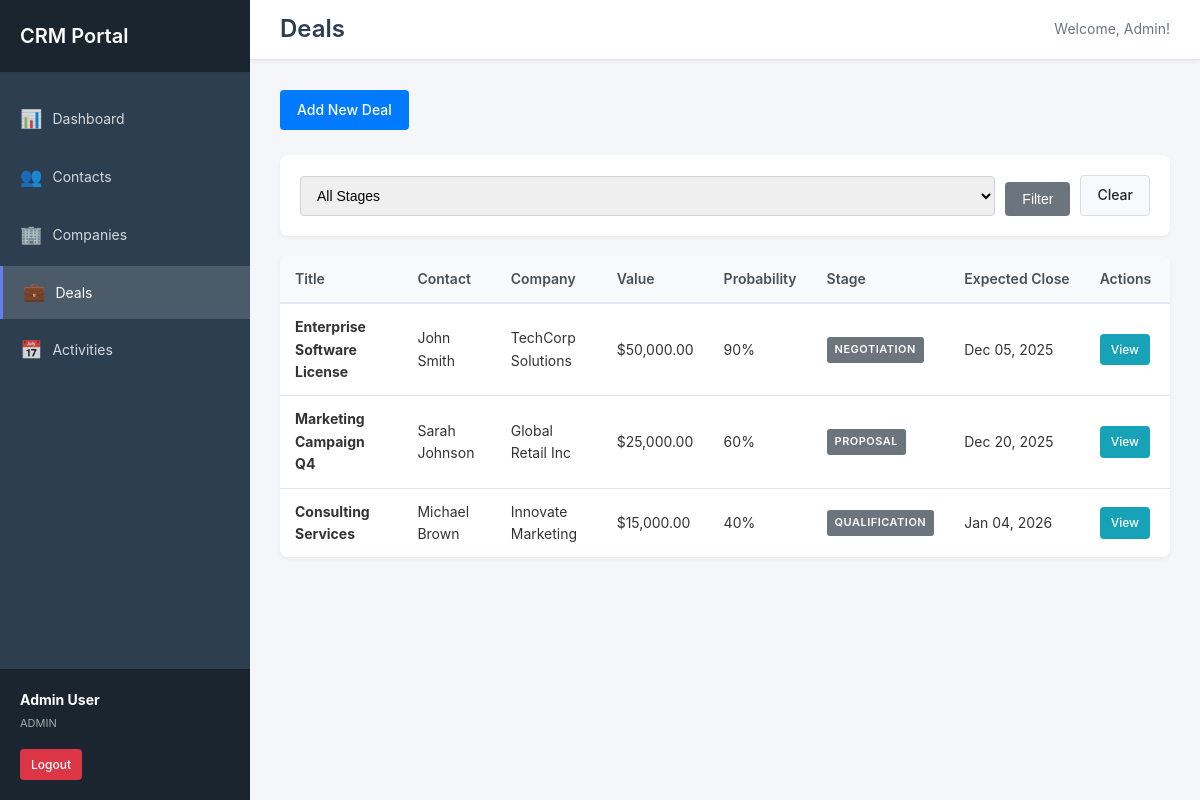
Screenshot of /deals.php (signed in) with the database file from the repository.
### tables this page shows
CREATE TABLE IF NOT EXISTS deals (
    id INT AUTO_INCREMENT PRIMARY KEY,
    title VARCHAR(100) NOT NULL,
    description TEXT,
    value DECIMAL(15, 2) DEFAULT 0.00,
    probability INT DEFAULT 50,
    stage ENUM('qualification', 'proposal', 'negotiation', 'closed_won', 'closed_lost') DEFAULT 'qualification',
    expected_close_date DATE,
    contact_id INT,
    company_id INT,
    created_by INT,
    assigned_to INT,
    created_at TIMESTAMP DEFAULT CURRENT_TIMESTAMP,
    updated_at TIMESTAMP DEFAULT CURRENT_TIMESTAMP ON UPDATE CURRENT_TIMESTAMP,
    closed_at TIMESTAMP NULL,
    FOREIGN KEY (contact_id) REFERENCES contacts(id) ON DELETE SET NULL,
    FOREIGN KEY (company_id) REFERENCES companies(id) ON DELETE SET NULL,
    FOREIGN KEY (created_by) REFERENCES users(id) ON DELETE SET NULL,
    FOREIGN KEY (assigned_to) REFERENCES users(id) ON DELETE SET NULL,
    INDEX idx_stage (stage),
    INDEX idx_contact (contact_id),
    INDEX idx_company (company_id),
    INDEX idx_assigned (assigned_to)
);

CREATE TABLE IF NOT EXISTS companies (
    id INT AUTO_INCREMENT PRIMARY KEY,
    name VARCHAR(100) NOT NULL,
    industry VARCHAR(50),
    website VARCHAR(100),
    phone VARCHAR(20),
    email VARCHAR(100),
    address TEXT,
    city VARCHAR(50),
    state VARCHAR(50),
    country VARCHAR(50),
    postal_code VARCHAR(20),
    notes TEXT,
    created_by INT,
    created_at TIMESTAMP DEFAULT CURRENT_TIMESTAMP,
    updated_at TIMESTAMP DEFAULT CURRENT_TIMESTAMP ON UPDATE CURRENT_TIMESTAMP,
    FOREIGN KEY (created_by) REFERENCES users(id) ON DELETE SET NULL,
    INDEX idx_name (name),
    INDEX idx_created_by (created_by)
);

### includes/database.php (called while the page is built, shortened)
<?php
class Database {
    private $host = DB_HOST;
    private $db_name = DB_NAME;
    private $username = DB_USER;
    private $password = DB_PASS;
    private $charset = DB_CHARSET;
    private $conn = null;
    public function connect() {
        try {
            $dsn = "mysql:host={$this->host};dbname={$this->db_name};charset={$this->charset}";
            $options = [
                PDO::ATTR_ERRMODE => PDO::ERRMODE_EXCEPTION,
                PDO::ATTR_DEFAULT_FETCH_MODE => PDO::FETCH_ASSOC,
                PDO::ATTR_EMULATE_PREPARES => false,
            ];
            $this->conn = new PDO($dsn, $this->username, $this->password, $options);
        } catch (PDOException $e) {
            error_log("Connection Error: " . $e->getMessage());
            die("Database connection failed. Please check your configuration.");
        }
        return $this->conn;
    }
}

### models/Deal.php (called while the page is built, shortened)
<?php
class Deal {
    private $db;
    public function __construct($database) {
        $this->db = $database->connect();
    }
    public function getAll($filters = [], $limit = null, $offset = 0) {
        $query = "SELECT d.*,
                  CONCAT(c.first_name, ' ', c.last_name) as contact_name,
                  co.name as company_name,
                  CONCAT(u.first_name, ' ', u.last_name) as assigned_to_name
                  FROM deals d
                  LEFT JOIN contacts c ON d.contact_id = c.id
                  LEFT JOIN companies co ON d.company_id = co.id
                  LEFT JOIN users u ON d.assigned_to = u.id
                  WHERE 1=1";
        $params = [];
        $query .= " ORDER BY d.created_at DESC";
        if ($limit !== null) {
            $query .= " LIMIT :limit OFFSET :offset";
        }
        $stmt = $this->db->prepare($query);
        if ($limit !== null) {
            $stmt->bindValue(':limit', (int)$limit, PDO::PARAM_INT);
            $stmt->bindValue(':offset', (int)$offset, PDO::PARAM_INT);
        }
        $stmt->execute();
        return $stmt->fetchAll();
    }
    public function count($filters = []) {
        $query = "SELECT COUNT(*) as total FROM deals WHERE 1=1";
        $params = [];
        $stmt = $this->db->prepare($query);
        $stmt->execute();
        $result = $stmt->fetch();
        return $result['total'] ?? 0;
    }
}

### deals.php (the view, shortened to what this page needs)
<?php
require_once 'includes/database.php';
require_once 'includes/functions.php';
require_once 'models/Deal.php';
$database = new Database();
$dealModel = new Deal($database);
$filters = [];
$page = isset($_GET['page']) ? max(1, (int)$_GET['page']) : 1;
$totalRecords = $dealModel->count($filters);
$pagination = paginate($totalRecords, $page);
$deals = $dealModel->getAll($filters, $pagination['records_per_page'], $pagination['offset']);
include 'includes/header.php';
?>
<div class="page-header">
    <div class="page-actions">
        <a href="#" class="btn btn-primary" onclick="alert('Deal form not yet implemented in this demo. Use contact form as reference.'); return false;">Add New Deal</a>
    </div>
</div>
<div class="filters">
    <form method="GET" class="filter-form">
        <div class="form-row">
            <div class="form-group">
                <select name="stage" class="form-control">
                    <option value="">All Stages</option>
                </select>
            </div>
            <button type="submit" class="btn btn-secondary">Filter</button>
            <a href="deals.php" class="btn btn-light">Clear</a>
        </div>
    </form>
</div>
<?php if (!empty($deals)): ?>
    <div class="table-responsive">
        <table class="table">
            <thead>
                <tr>
                    <th>Title</th>
                    <th>Contact</th>
                    <th>Company</th>
                    <th>Value</th>
                    <th>Probability</th>
                    <th>Stage</th>
                    <th>Expected Close</th>
                    <th>Actions</th>
                </tr>
            </thead>
            <tbody>
                <?php foreach ($deals as $deal): ?>
                    <tr>
                        <td><strong><?php echo htmlspecialchars($deal['title']); ?></strong></td>
                        <td><?php echo htmlspecialchars($deal['contact_name'] ?? '-'); ?></td>
                        <td><?php echo htmlspecialchars($deal['company_name'] ?? '-'); ?></td>
                        <td><?php echo formatCurrency($deal['value']); ?></td>
                        <td><?php echo $deal['probability']; ?>%</td>
                        <td><?php echo getDealStageBadge($deal['stage']); ?></td>
                        <td><?php echo formatDate($deal['expected_close_date']); ?></td>
                        <td class="actions">
                            <a href="#" class="btn btn-sm btn-info" onclick="alert('View functionality not yet implemented.'); return false;">View</a>
                        </td>
                    </tr>
                <?php endforeach; ?>
            </tbody>
        </table>
    </div>
<?php else: ?>
    <div class="empty-state">
        <p>No deals found.</p>
    </div>
<?php endif; ?>
<?php include 'includes/footer.php'; ?>

### includes/functions.php (shortened to what this page needs)
<?php
function formatDate($date, $format = DISPLAY_DATE_FORMAT) {
    $timestamp = strtotime($date);
    return date($format, $timestamp);
}
function formatCurrency($amount, $currency = '$') {
    return $currency . number_format($amount, 2);
}
function getDealStageBadge($stage) {
    $badges = [
        'qualification' => '<span class="badge badge-info">Qualification</span>',
        'proposal' => '<span class="badge badge-primary">Proposal</span>',
        'negotiation' => '<span class="badge badge-warning">Negotiation</span>',
        'closed_won' => '<span class="badge badge-success">Closed Won</span>',
        'closed_lost' => '<span class="badge badge-danger">Closed Lost</span>',
    ];
    return $badges[$stage] ?? '<span class="badge badge-secondary">' . ucfirst(str_replace('_', ' ', $stage)) . '</span>';
}
function paginate($totalRecords, $currentPage = 1, $recordsPerPage = RECORDS_PER_PAGE) {
    $totalPages = ceil($totalRecords / $recordsPerPage);
    $currentPage = max(1, min($currentPage, $totalPages));
    $offset = ($currentPage - 1) * $recordsPerPage;
    return [
        'total_records' => $totalRecords,
        'total_pages' => $totalPages,
        'current_page' => $currentPage,
        'records_per_page' => $recordsPerPage,
        'offset' => $offset,
        'has_previous' => $currentPage > 1,
        'has_next' => $currentPage < $totalPages
    ];
}

### assets/css/style.css (style rules this page uses)
* { margin: 0; padding: 0; box-sizing: border-box; }
:root { --primary-color: #007bff; --secondary-color: #6c757d; --success-color: #28a745; --danger-color: #dc3545; --warning-color: #ffc107; --info-color: #17a2b8; --light-color: #f8f9fa; --dark-color: #343a40; --sidebar-width: 250px; --topbar-height: 60px; }
body { font-family: -apple-system, BlinkMacSystemFont, "Segoe UI", Roboto, "Helvetica Neue", Arial, sans-serif; font-size: 14px; line-height: 1.6; color: #333; background-color: #f4f6f9; }
.page-header { display: flex; justify-content: space-between; align-items: center; margin-bottom: 25px; }
.page-actions { display: flex; gap: 10px; }
.btn { display: inline-block; padding: 8px 16px; font-size: 14px; font-weight: 500; text-align: center; text-decoration: none; border: 1px solid transparent; border-radius: 4px; cursor: pointer; transition: all 0.3s; }
.btn-primary { background-color: var(--primary-color); color: white; }
.btn-secondary { background-color: var(--secondary-color); color: white; }
.btn-info { background-color: var(--info-color); color: white; }
.btn-light { background-color: var(--light-color); color: #212529; border: 1px solid #ddd; }
.btn-sm { padding: 5px 10px; font-size: 12px; }
.form-group { margin-bottom: 20px; }
.form-control { width: 100%; padding: 10px 12px; font-size: 14px; border: 1px solid #ced4da; border-radius: 4px; transition: border-color 0.3s; }
.form-row { display: grid; grid-template-columns: repeat(auto-fit, minmax(200px, 1fr)); gap: 15px; }
.filters { background: white; padding: 20px; border-radius: 8px; margin-bottom: 20px; box-shadow: 0 2px 4px rgba(0, 0, 0, 0.05); }
.filter-form .form-row { display: flex; gap: 10px; align-items: flex-end; }
.filter-form .form-group { flex: 1; margin-bottom: 0; }
.table-responsive { background: white; border-radius: 8px; box-shadow: 0 2px 4px rgba(0, 0, 0, 0.05); overflow-x: auto; }
.table { width: 100%; border-collapse: collapse; }
.table thead { background: #f8f9fa; }
.table th { padding: 12px 15px; text-align: left; font-weight: 600; color: #495057; border-bottom: 2px solid #e3e6f0; white-space: nowrap; }
.table td { padding: 12px 15px; border-bottom: 1px solid #e3e6f0; }
.table tbody tr:last-child td { border-bottom: none; }
.table .actions { white-space: nowrap; }
.table .actions .btn { margin-right: 5px; }
.badge { display: inline-block; padding: 4px 8px; font-size: 11px; font-weight: 600; text-transform: uppercase; border-radius: 3px; letter-spacing: 0.5px; }
.badge-secondary { background-color: var(--secondary-color); color: white; }

### rows the page displays
deals: title "Enterprise Software License", contact_name "John Smith", company.name "TechCorp Solutions", value "$50,000.00", probability "90", stage "NEGOTIATION", expected_close_date "Dec 05, 2025"
deals: title "Marketing Campaign Q4", contact_name "Sarah Johnson", company.name "Global Retail Inc", value "$25,000.00", probability "60", stage "PROPOSAL", expected_close_date "Dec 20, 2025"
deals: title "Consulting Services", contact_name "Michael Brown", company.name "Innovate Marketing", value "$15,000.00", probability "40", stage "QUALIFICATION", expected_close_date "Jan 04, 2026"

### other values shown
APP_NAME "CRM Portal"
$currentUser['first_name'] . ' ' . $currentUser['last_name'] "Admin User"
$currentUser['role'] "ADMIN"
$pageTitle "Deals"
$currentUser['first_name'] "Admin"
